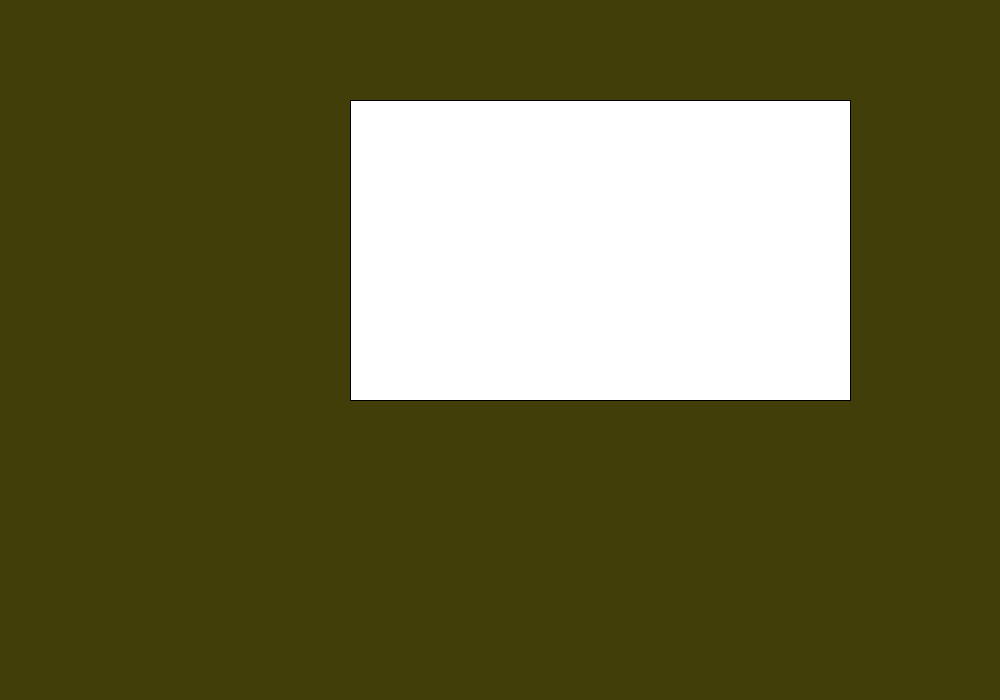
Frame 1 (no input)
Frame 60 (the mouse pressed at the canvas centre just before this capture): identical to frame 1, image omitted
Frame 120 (the mouse held since frame 60 and released just before this capture): identical to frame 1, image omitted

The Processing sketch that drew this single still picture (run headless with seeded random() and noise(); from frame 60 on, the mouse is pressed at the canvas centre):

// Processing sketch: scene_1
// ── scene_1.pde
/**
 * processing-graphics-2-draw-a-scene
 * by Sarah Flesher
 *
 * A project for Comp Sci 10. Enjoy the pizzeria!
 *
 */

void setup() {
  size(1000, 700);
  background(66, 62, 9);

}

void draw() {
    rect(350, 100, 500, 300);

}
